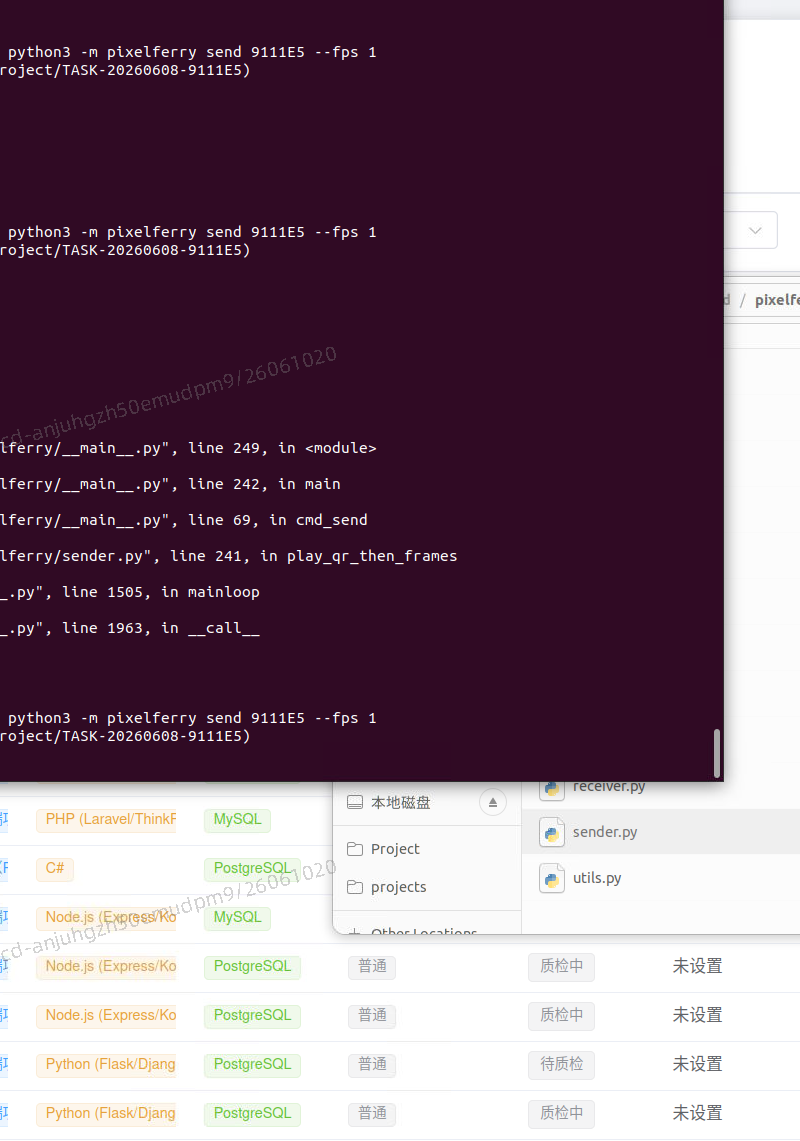
#> input picture tests/debug_qr_fail.png, 800 x 1141 px
$ python -i capture.py   (imports and definitions only)
#> lines starting #> are read from the running program, lines starting #| are printed output that depends on the picture
#> further down, picture is the input picture: PIL image 800x1141 RGB; mean R, G, B 125.3, 102.2, 117.1
"""Screen capture and sender window location.

Provides platform-specific screen capture (Windows DPI-aware ImageGrab, mss fallback)
and sender window detection via corner markers or start-marker pixel scanning.
"""

import sys
from typing import Optional, Tuple

from PIL import Image

from .constants import (
    WINDOW_WIDTH, WINDOW_HEIGHT,
    DATA_X_OFFSET, DATA_Y_OFFSET, BLOCK_SIZE,
    COLOR_LEVELS, START_MARKER_NIBBLES,
)


# Initialize Windows DPI awareness
# [10 lines not run here, left out]


# Cache for sender window bounding box (avoids repeated detection)
_capture_cache = {"hwnd": None, "sender_box": None}


# [164 lines left out: functions _capture_screen, capture_screen_region, _find_obs_or_rdp_hwnd, _capture_window_full, not called in this run]


def _find_sender_in_capture(
    img: Image.Image,
    region_offset: Tuple[int, int] = (0, 0),
) -> Tuple[Image.Image, Optional[Tuple[int, int, int, int]]]:
    """Find the PixelFerry sender window by locating the start marker color.

    Returns (resized_image, bounding_box_in_absolute_coords_or_None).
    """
#> called with region_offset = (0, 0)
    w, h = img.size
#> w = 800; h = 1141
    ox, oy = region_offset

    # Start marker: first block color = COLOR_LEVELS[15], COLOR_LEVELS[0], COLOR_LEVELS[3]
    target = (
        COLOR_LEVELS[START_MARKER_NIBBLES[0]],
        COLOR_LEVELS[START_MARKER_NIBBLES[1]],
        COLOR_LEVELS[START_MARKER_NIBBLES[2]],
    )

    marker_x, marker_y = None, None
    for y in range(h):
        for x in range(w):
            r, g, b = img.getpixel((x, y))
            if r == target[0] and g == target[1] and b == target[2]:
                marker_x, marker_y = x, y
                break
        if marker_x is not None:
            break

    if marker_x is None:
        cx, cy = w // 2, h // 2
#> cx = 400; cy = 570
        x1 = max(0, cx - WINDOW_WIDTH // 2)
#> x1 = 0
        y1 = max(0, cy - WINDOW_HEIGHT // 2)
#> y1 = 170
        crop = img.crop((x1, y1, x1 + WINDOW_WIDTH, y1 + WINDOW_HEIGHT))
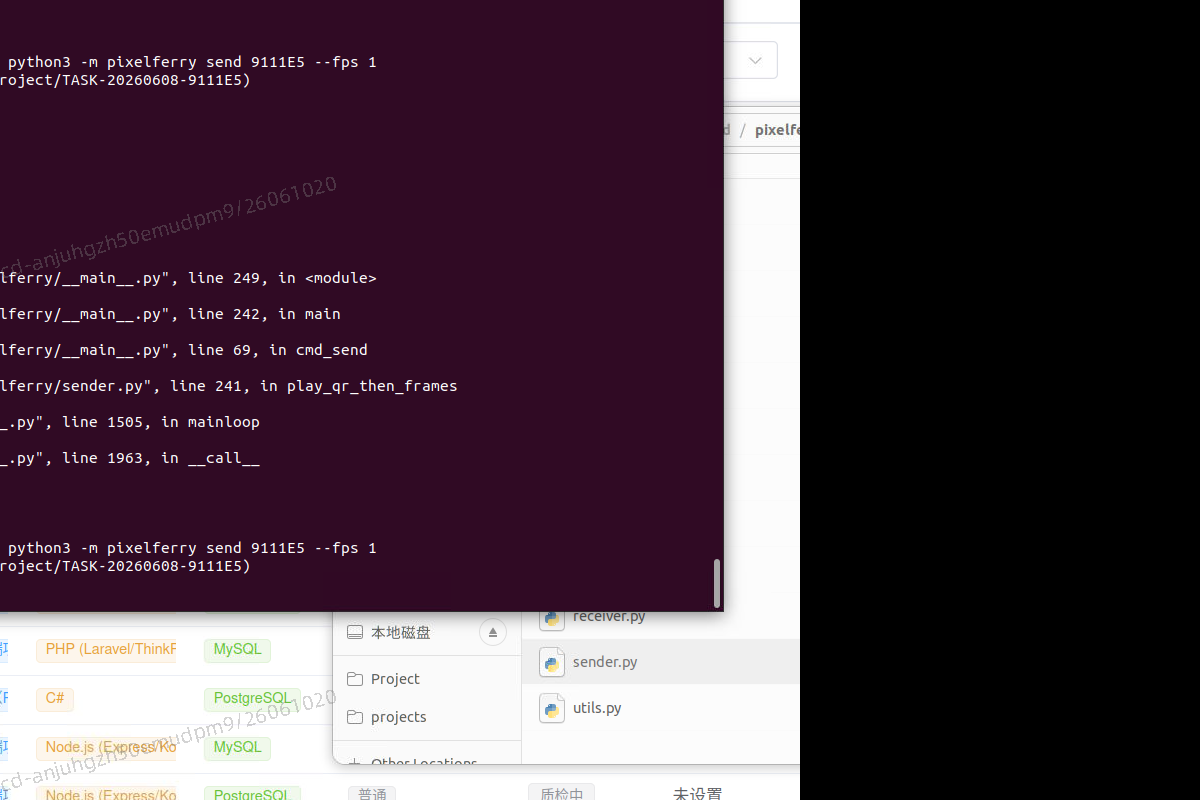
#> crop: PIL image 1200x800 RGB; mean R, G, B 73.8, 56.6, 68
        return crop.resize((WINDOW_WIDTH, WINDOW_HEIGHT), Image.NEAREST), None

    # Measure actual block width to estimate scale
    block_w = BLOCK_SIZE
    for x in range(marker_x + 1, min(w, marker_x + 30)):
        r, g, b = img.getpixel((x, marker_y))
        if r != target[0] or g != target[1] or b != target[2]:
            block_w = x - marker_x
            break

    scale = block_w / BLOCK_SIZE

    src_x = marker_x - int(DATA_X_OFFSET * scale)
    src_y = marker_y - int(DATA_Y_OFFSET * scale)
    src_w = int(WINDOW_WIDTH * scale)
    src_h = int(WINDOW_HEIGHT * scale)

    crop_x1 = max(0, src_x)
    crop_y1 = max(0, src_y)
    crop_x2 = min(w, src_x + src_w)
    crop_y2 = min(h, src_y + src_h)

    if crop_x2 - crop_x1 < 50 or crop_y2 - crop_y1 < 50:
        return img.crop((0, 0, min(WINDOW_WIDTH, w), min(WINDOW_HEIGHT, h))).resize(
            (WINDOW_WIDTH, WINDOW_HEIGHT), Image.NEAREST
        ), None

    cropped = img.crop((crop_x1, crop_y1, crop_x2, crop_y2))
    abs_box = (crop_x1 + ox, crop_y1 + oy, crop_x2 + ox, crop_y2 + oy)

    return cropped.resize((WINDOW_WIDTH, WINDOW_HEIGHT), Image.NEAREST), abs_box

>>> from PIL import Image
>>> picture = Image.open('../tests/debug_qr_fail.png')
>>> result = _find_sender_in_capture(picture)
